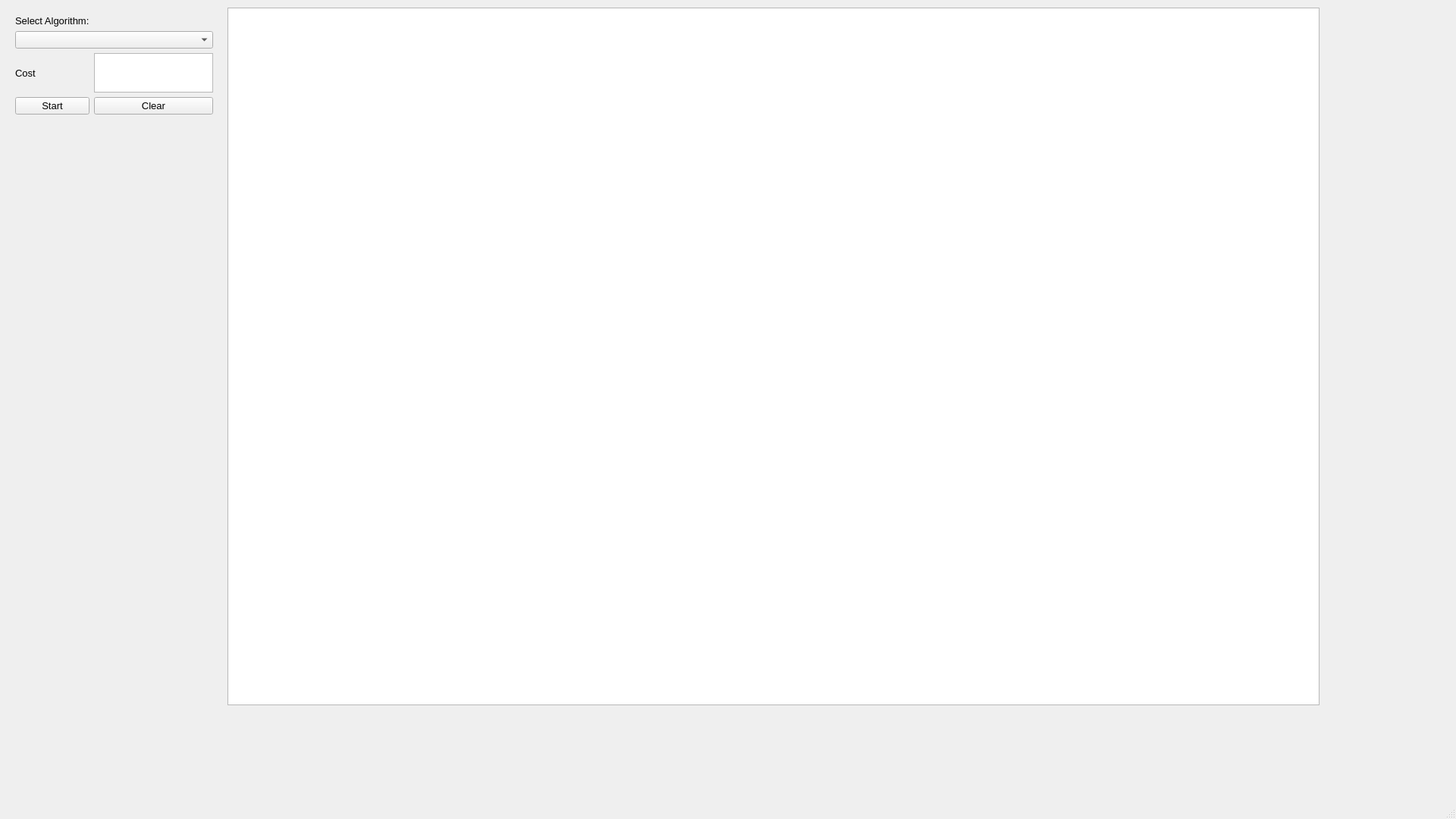
<?xml version="1.0" encoding="UTF-8"?>
<ui version="4.0">
 <class>MainWindow</class>
 <widget class="QMainWindow" name="MainWindow">
  <property name="geometry">
   <rect>
    <x>0</x>
    <y>0</y>
    <width>1920</width>
    <height>1080</height>
   </rect>
  </property>
  <property name="font">
   <font>
    <pointsize>10</pointsize>
   </font>
  </property>
  <property name="windowTitle">
   <string>PathFinder</string>
  </property>
  <property name="windowIcon">
   <iconset>
    <normaloff>../../../Pictures/PathFinder.JPG</normaloff>../../../Pictures/PathFinder.JPG</iconset>
  </property>
  <widget class="QWidget" name="centralwidget">
   <widget class="QGraphicsView" name="graphicsView">
    <property name="geometry">
     <rect>
      <x>300</x>
      <y>10</y>
      <width>1440</width>
      <height>920</height>
     </rect>
    </property>
    <property name="sizePolicy">
     <sizepolicy hsizetype="Preferred" vsizetype="Preferred">
      <horstretch>0</horstretch>
      <verstretch>0</verstretch>
     </sizepolicy>
    </property>
   </widget>
   <widget class="QWidget" name="gridLayoutWidget">
    <property name="geometry">
     <rect>
      <x>20</x>
      <y>20</y>
      <width>261</width>
      <height>131</height>
     </rect>
    </property>
    <layout class="QGridLayout" name="gridLayout">
     <item row="0" column="0">
      <widget class="QLabel" name="selectAlgo">
       <property name="text">
        <string>Select Algorithm:</string>
       </property>
      </widget>
     </item>
     <item row="2" column="0">
      <widget class="QLabel" name="label">
       <property name="sizePolicy">
        <sizepolicy hsizetype="Preferred" vsizetype="Preferred">
         <horstretch>0</horstretch>
         <verstretch>0</verstretch>
        </sizepolicy>
       </property>
       <property name="text">
        <string>Cost</string>
       </property>
      </widget>
     </item>
     <item row="1" column="0" colspan="2">
      <widget class="QComboBox" name="comboBox">
       <property name="sizePolicy">
        <sizepolicy hsizetype="Preferred" vsizetype="Preferred">
         <horstretch>0</horstretch>
         <verstretch>0</verstretch>
        </sizepolicy>
       </property>
       <property name="font">
        <font>
         <pointsize>10</pointsize>
        </font>
       </property>
      </widget>
     </item>
     <item row="3" column="1">
      <widget class="QPushButton" name="clearButton">
       <property name="text">
        <string>Clear</string>
       </property>
      </widget>
     </item>
     <item row="3" column="0">
      <widget class="QPushButton" name="startAlgorithm">
       <property name="text">
        <string>Start</string>
       </property>
      </widget>
     </item>
     <item row="2" column="1">
      <widget class="QTextEdit" name="costBox">
       <property name="readOnly">
        <bool>true</bool>
       </property>
      </widget>
     </item>
    </layout>
   </widget>
  </widget>
  <widget class="QMenuBar" name="menubar">
   <property name="geometry">
    <rect>
     <x>0</x>
     <y>0</y>
     <width>1920</width>
     <height>28</height>
    </rect>
   </property>
  </widget>
  <widget class="QStatusBar" name="statusbar"/>
 </widget>
 <resources/>
 <connections/>
</ui>
